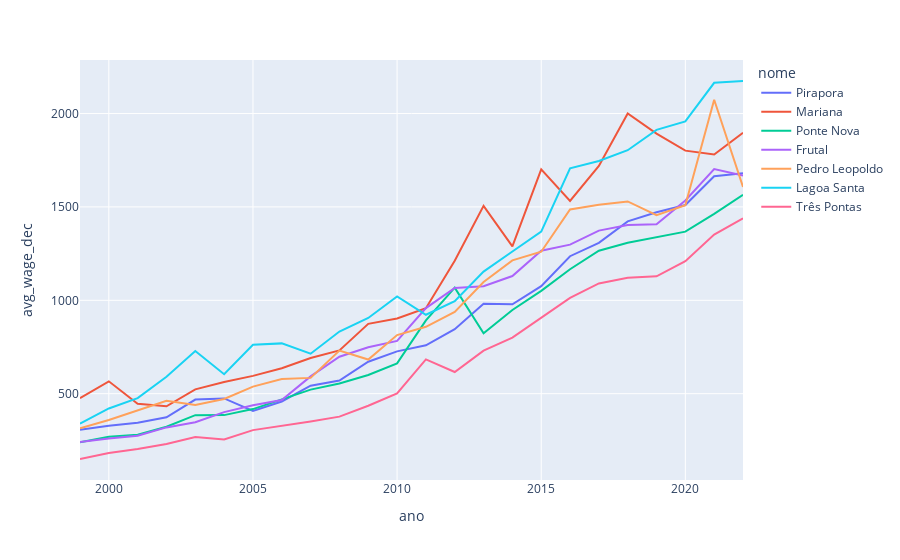

Notebook cell for this chart:
### Code cell
fig = px.line(df2, x="ano", y="avg_wage_dec", color='nome')
fig.show()

### Figure 1 — Plotly figure (JSON) as saved in the notebook; plotly's stock layout.template omitted (floating-point values rounded to 4 significant figures)
{"data": [{"hovertemplate": "nome=Pirapora<br>ano=%{x}<br>avg_wage_dec=%{y}<extra></extra>", "legendgroup": "Pirapora", "line": {"color": "#636efa", "dash": "solid"}, "marker": {"symbol": "circle"}, "mode": "lines", "name": "Pirapora", "orientation": "v", "showlegend": true, "type": "scatter", "x": [2022, 2021, 2020, 2019, 2018, 2017, 2016, 2015, 2014, 2013, 2012, 2011, 2010, 2009, 2008, 2007, 2006, 2005, 2004, 2003, 2002, 2001, 2000, 1999], "xaxis": "x", "y": [1680.0, 1664.0, 1510.0, 1471.0, 1423.0, 1308.0, 1236.0, 1076.0, 978.5, 982.2, 845.5, 758.8, 726.4, 671.3, 570.2, 542.6, 458.3, 408.1, 474.5, 468.6, 373.4, 343.9, 328.5, 306.7], "yaxis": "y"}, {"hovertemplate": "nome=Mariana<br>ano=%{x}<br>avg_wage_dec=%{y}<extra></extra>", "legendgroup": "Mariana", "line": {"color": "#EF553B", "dash": "solid"}, "marker": {"symbol": "circle"}, "mode": "lines", "name": "Mariana", "orientation": "v", "showlegend": true, "type": "scatter", "x": [2022, 2021, 2020, 2019, 2018, 2017, 2016, 2015, 2014, 2013, 2012, 2011, 2010, 2009, 2008, 2007, 2006, 2005, 2004, 2003, 2002, 2001, 2000, 1999], "xaxis": "x", "y": [1897.0, 1781.0, 1801.0, 1893.0, 2001.0, 1720.0, 1532.0, 1701.0, 1289.0, 1506.0, 1212.0, 957.6, 903.1, 874.0, 731.9, 691.0, 636.0, 595.4, 562.6, 523.4, 432.6, 446.1, 566.1, 476.2], "yaxis": "y"}, {"hovertemplate": "nome=Ponte Nova<br>ano=%{x}<br>avg_wage_dec=%{y}<extra></extra>", "legendgroup": "Ponte Nova", "line": {"color": "#00cc96", "dash": "solid"}, "marker": {"symbol": "circle"}, "mode": "lines", "name": "Ponte Nova", "orientation": "v", "showlegend": true, "type": "scatter", "x": [2022, 2021, 2020, 2019, 2018, 2017, 2016, 2015, 2014, 2013, 2012, 2011, 2010, 2009, 2008, 2007, 2006, 2005, 2004, 2003, 2002, 2001, 2000, 1999], "xaxis": "x", "y": [1565.0, 1463.0, 1368.0, 1337.0, 1308.0, 1265.0, 1166.0, 1051.0, 948.2, 823.1, 1068.0, 892.8, 662.2, 599.8, 554.8, 521.7, 470.8, 417.4, 385.2, 384.8, 323.0, 280.5, 268.9, 240.1], "yaxis": "y"}, {"hovertemplate": "nome=Frutal<br>ano=%{x}<br>avg_wage_dec=%{y}<extra></extra>", "legendgroup": "Frutal", "line": {"color": "#ab63fa", "dash": "solid"}, "marker": {"symbol": "circle"}, "mode": "lines", "name": "Frutal", "orientation": "v", "showlegend": true, "type": "scatter", "x": [2022, 2021, 2020, 2019, 2018, 2017, 2016, 2015, 2014, 2013, 2012, 2011, 2010, 2009, 2008, 2007, 2006, 2005, 2004, 2003, 2002, 2001, 2000, 1999], "xaxis": "x", "y": [1669.0, 1703.0, 1535.0, 1408.0, 1403.0, 1373.0, 1298.0, 1266.0, 1130.0, 1076.0, 1066.0, 958.5, 782.3, 748.4, 698.1, 592.6, 466.5, 437.6, 401.4, 347.4, 319.4, 275.2, 260.2, 240.9], "yaxis": "y"}, {"hovertemplate": "nome=Pedro Leopoldo<br>ano=%{x}<br>avg_wage_dec=%{y}<extra></extra>", "legendgroup": "Pedro Leopoldo", "line": {"color": "#FFA15A", "dash": "solid"}, "marker": {"symbol": "circle"}, "mode": "lines", "name": "Pedro Leopoldo", "orientation": "v", "showlegend": true, "type": "scatter", "x": [2022, 2021, 2020, 2019, 2018, 2017, 2016, 2015, 2014, 2013, 2012, 2011, 2010, 2009, 2008, 2007, 2006, 2005, 2004, 2003, 2002, 2001, 2000, 1999], "xaxis": "x", "y": [1607.0, 2074.0, 1510.0, 1456.0, 1529.0, 1512.0, 1487.0, 1260.0, 1214.0, 1098.0, 938.0, 858.3, 813.8, 683.0, 731.1, 584.6, 578.5, 537.7, 471.5, 439.4, 462.1, 409.2, 359.2, 314.6], "yaxis": "y"}, {"hovertemplate": "nome=Lagoa Santa<br>ano=%{x}<br>avg_wage_dec=%{y}<extra></extra>", "legendgroup": "Lagoa Santa", "line": {"color": "#19d3f3", "dash": "solid"}, "marker": {"symbol": "circle"}, "mode": "lines", "name": "Lagoa Santa", "orientation": "v", "showlegend": true, "type": "scatter", "x": [2022, 2021, 2020, 2019, 2018, 2017, 2016, 2015, 2014, 2013, 2012, 2011, 2010, 2009, 2008, 2007, 2006, 2005, 2004, 2003, 2002, 2001, 2000, 1999], "xaxis": "x", "y": [2174.0, 2165.0, 1958.0, 1913.0, 1804.0, 1746.0, 1707.0, 1368.0, 1261.0, 1154.0, 995.1, 922.7, 1021.0, 905.4, 832.9, 714.1, 769.4, 762.2, 604.1, 728.3, 590.4, 476.1, 420.9, 339.3], "yaxis": "y"}, {"hovertemplate": "nome=Três Pontas<br>ano=%{x}<br>avg_wage_dec=%{y}<extra></extra>", "legendgroup": "Três Pontas", "line": {"color": "#FF6692", "dash": "solid"}, "marker": {"symbol": "circle"}, "mode": "lines", "name": "Três Pontas", "orientation": "v", "showlegend": true, "type": "scatter", "x": [2022, 2021, 2020, 2019, 2018, 2017, 2016, 2015, 2014, 2013, 2012, 2011, 2010, 2009, 2008, 2007, 2006, 2005, 2004, 2003, 2002, 2001, 2000, 1999], "xaxis": "x", "y": [1439.0, 1352.0, 1210.0, 1129.0, 1120.0, 1090.0, 1013.0, 907.1, 800.5, 730.3, 616.1, 683.5, 501.8, 435.5, 377.1, 350.9, 326.9, 304.8, 254.5, 267.8, 230.3, 203.5, 182.4, 150.2], "yaxis": "y"}], "layout": {"legend": {"title": {"text": "nome"}, "tracegroupgap": 0}, "margin": {"t": 60}, "xaxis": {"anchor": "y", "domain": [0, 1], "title": {"text": "ano"}}, "yaxis": {"anchor": "x", "domain": [0, 1], "title": {"text": "avg_wage_dec"}}}}
